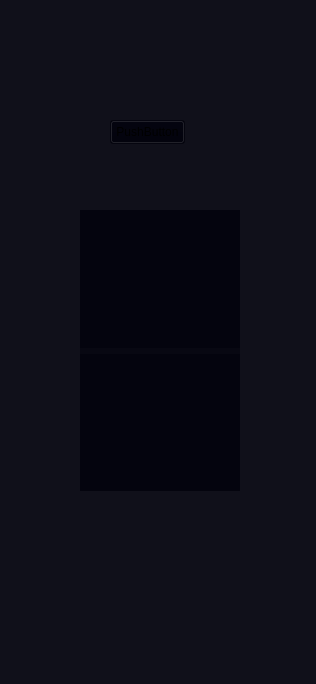
<?xml version="1.0" encoding="UTF-8"?>
<ui version="4.0">
 <class>Form</class>
 <widget class="QWidget" name="Form">
  <property name="geometry">
   <rect>
    <x>0</x>
    <y>0</y>
    <width>316</width>
    <height>684</height>
   </rect>
  </property>
  <property name="minimumSize">
   <size>
    <width>316</width>
    <height>684</height>
   </size>
  </property>
  <property name="maximumSize">
   <size>
    <width>400</width>
    <height>684</height>
   </size>
  </property>
  <property name="windowTitle">
   <string>Form</string>
  </property>
  <property name="styleSheet">
   <string notr="true">QWidget {
background-color:rgba(0, 0, 10, 0.5);
}
</string>
  </property>
  <widget class="QStackedWidget" name="stackedWidget">
   <property name="geometry">
    <rect>
     <x>0</x>
     <y>0</y>
     <width>316</width>
     <height>684</height>
    </rect>
   </property>
   <property name="currentIndex">
    <number>0</number>
   </property>
   <widget class="QWidget" name="page">
    <widget class="QWidget" name="verticalLayoutWidget">
     <property name="geometry">
      <rect>
       <x>80</x>
       <y>210</y>
       <width>160</width>
       <height>281</height>
      </rect>
     </property>
     <layout class="QVBoxLayout" name="verticalLayout">
      <item>
       <widget class="QLabel" name="label">
        <property name="text">
         <string/>
        </property>
        <property name="pixmap">
         <pixmap>../Dict_with_Figma/Group 1.png</pixmap>
        </property>
        <property name="alignment">
         <set>Qt::AlignmentFlag::AlignCenter</set>
        </property>
       </widget>
      </item>
      <item>
       <widget class="QLabel" name="label_2">
        <property name="text">
         <string/>
        </property>
        <property name="pixmap">
         <pixmap>../Dict_with_Figma/Dicty.png</pixmap>
        </property>
        <property name="alignment">
         <set>Qt::AlignmentFlag::AlignCenter</set>
        </property>
       </widget>
      </item>
     </layout>
    </widget>
    <widget class="QPushButton" name="pushButton">
     <property name="geometry">
      <rect>
       <x>110</x>
       <y>120</y>
       <width>75</width>
       <height>24</height>
      </rect>
     </property>
     <property name="text">
      <string>PushButton</string>
     </property>
    </widget>
   </widget>
   <widget class="QWidget" name="page_2"/>
   <widget class="QWidget" name="page_3"/>
  </widget>
 </widget>
 <resources/>
 <connections/>
</ui>
